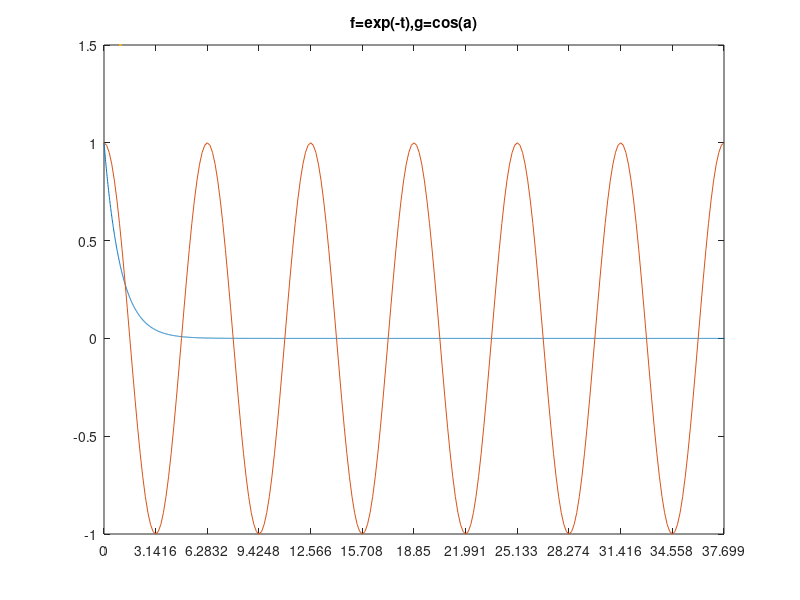

Write MATLAB code to recreate this figure. (Note: this script raises an error after producing the figure.)
%% Header

% Name: Logan Calder
% Lab Number: 1
% Class: ECEN 50L
% Date: 4/9/24
% Section time: 14:00T

%% Creating Plot


% Below is equation and varaible declaration

t=[0:0.01:100]; % This is the range for t var
a = pi * [0:0.05:12]; % Range for a var
plot (t, exp(-t), a, cos(a), linewidth=1.5); %% Plotting each var w/ respective equations

% The bellow is plot formatting

xlim([0,12*pi]);
title('f=exp(-t),g=cos(a)');
xticks(pi*[0:1:12]);
Labels = string([0:1:12]) + "\pi";
xticklabels(Labels);
legend("exp(-t)" , "cos(a)");
set(findall(gca, '-Property', 'FontName'), 'FontName', 'Times New Roman');
grid on;
